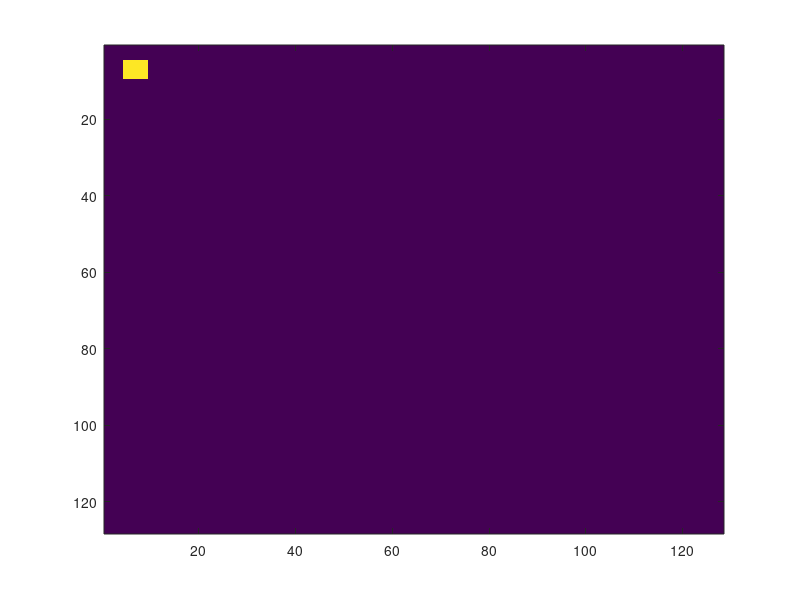
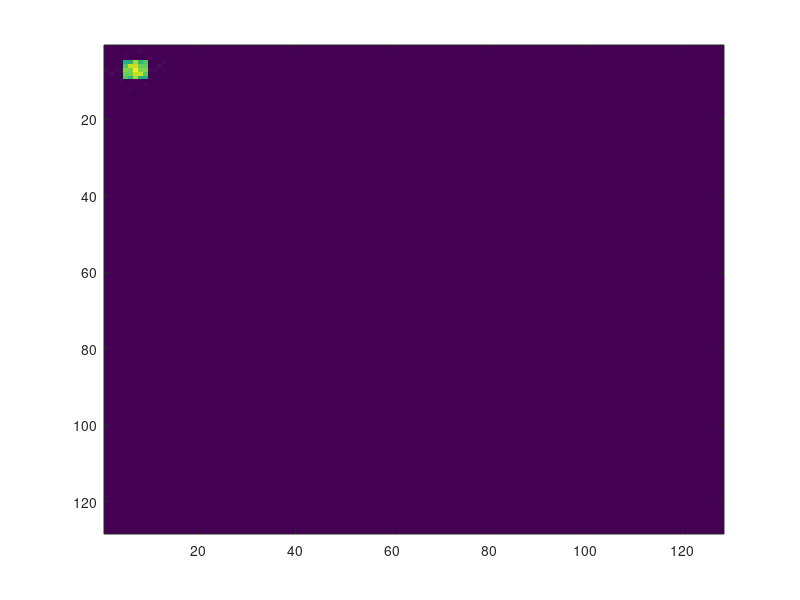
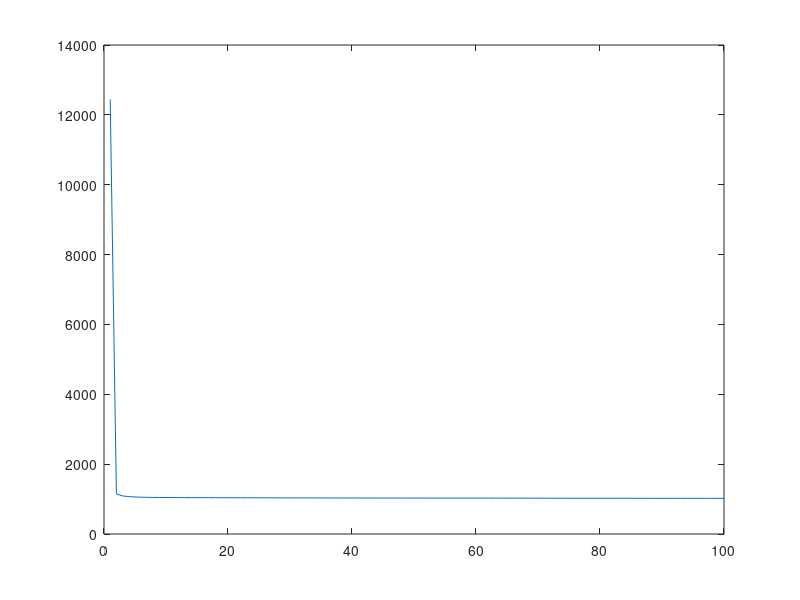

Here is the MATLAB script that generated these plots, in order:
%%% Gerchberg saxton
ImageSize = [128, 128];

InputField = complex(ones(ImageSize)); % Set up a uniform electric field with a phase of zero hitting the SLM.
%a= rand(ImageSize);
%SLM = a*2*pi - pi;
SLM = round(rand(ImageSize)*255)*2*pi/255 - pi; % Here's where the problem is - I defined the phase from 0-2pi, not -pi to pi
hologramInput = (InputField.*exp(1i*SLM)); % Add the phase to the SLM

%create target shape
targetImage = complex(zeros(ImageSize));
targetImage(5:9, 5:9) = 1+1i;
targetImage = (targetImage - mean(targetImage(:)))./std(targetImage(:));

figure(1)
imagesc(abs(targetImage))

iteration = 0;
TotalIterations = 100;
Performance = zeros(1,TotalIterations);
while (iteration < TotalIterations) 
   
    TargetPl = fftshift(fft2(hologramInput));   
    
    ApproxTargetI = abs(TargetPl).^2;
    
    FTTargetPhase = angle(TargetPl);
    
    NewTarget = (targetImage .* exp(1i*FTTargetPhase));
    
    ApproxSourceAmp = ifft2(fftshift(NewTarget));
    
    hologram = angle(ApproxSourceAmp);
    
    hologramInput = (InputField.*exp(1i*hologram));
    
    iteration = iteration +1;
    
    ApproxTargetINorm = (ApproxTargetI - mean(ApproxTargetI(:)))./std(ApproxTargetI(:));
    Performance(iteration) = sum(sum(abs(ApproxTargetINorm(:) - targetImage(:))));
end

figure(2)
imagesc(ApproxTargetI)

figure(3)
plot(Performance)

